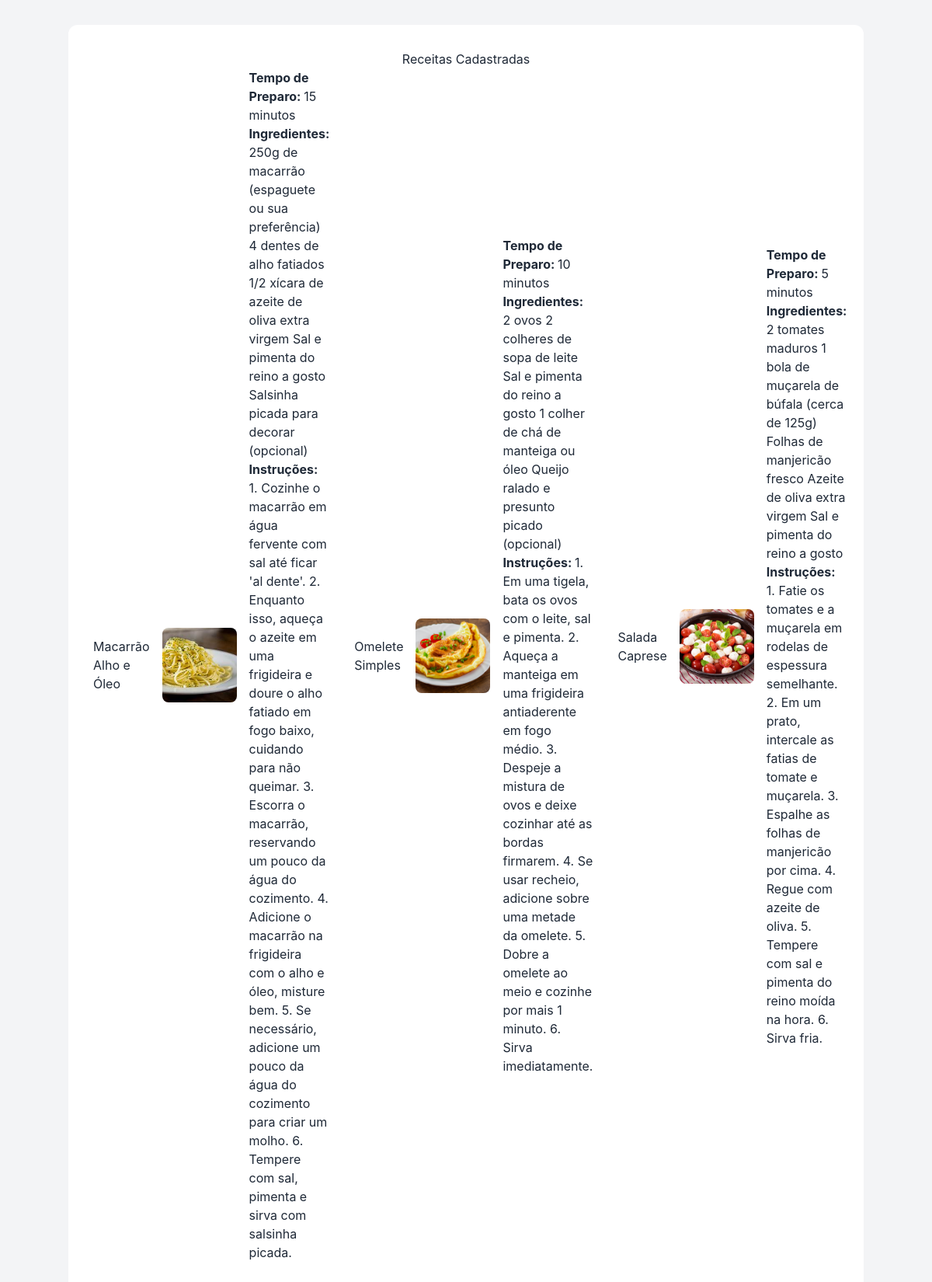
The app's page /recipes/ with its own data.
### recipes/models.py (models this page shows, shortened)
class Recipe(models.Model):
    title = models.CharField(max_length=200)
    description = models.TextField()
    ingredients = models.TextField()
    instructions = models.TextField()
    cooking_time = models.IntegerField(help_text="Cooking time in minutes")
    created_at = models.DateTimeField(auto_now_add=True)
    updated_at = models.DateTimeField(auto_now=True)
    image = models.ImageField(upload_to='recipes/', blank=True, null=True)
    class Meta:
        verbose_name_plural = 'Recipes'

### recipes/views.py (the view)
def recipe_list(request):
    recipes = Recipe.objects.all()
    return render(request, 'recipes/recipe_list.html', {'recipes': recipes})

### recipes/templates/recipes/recipe_list.html (shortened to what this page needs)
<!DOCTYPE html>
<html lang="pt-br">
<head>
    <script src="https://cdn.tailwindcss.com"></script>
</head>
<body>
    <div class="container">
        <h1>Receitas Cadastradas</h1>
        {% for recipe in recipes %}
            <div class="recipe-item">
                <h2>{{ recipe.title }}</h2>
                {% if recipe.image %}
                <img src="{{ recipe.image.url }}" alt="{{ recipe.title }}" style="max-width: 300px; max-height: 200px;">
            {% else %}
                <p><em>Imagem não disponível</em></p>
            {% endif %}
            <div class="recipe-content">
            <p><strong>Tempo de Preparo: </strong>{{ recipe.cooking_time }} minutos</p>
            <p><strong>Ingredientes: </strong>{{ recipe.ingredients }}</p>
            <p><strong>Instruções: </strong>{{ recipe.instructions }}</p>
            </div>
    {% empty %}
        <p>Nenhuma receita cadastrada.</p>
    {% endfor %}
    </div>
</body>
</html>

### recipes/templates/recipes/recipe_list.html (style rules this page uses)
body { font-family: 'Inter', sans-serif; background-color: #f3f4f6; color: #1f2937; line-height: 1.6; }
.container { max-width: 800px; margin: 2rem auto; padding: 2rem; background-color: #ffffff; border-radius: 0.75rem; box-shadow: 0 4px 6px -1px rgba(0,0,0,0,15), 0 2px 4px -1px rgba(0,0,0,0.06); }
h1 { color: #1f2937; font-size: 2.25rem; font-weight: 700; margin-bottom: 1.5rem; text-align: center; }
.recipe-item { display: flex; align-items: center; gap: 1rem; margin-bottom: 1.5rem; }
.recipe-item img { width: 96px; height: 96px; object-fit: cover; border-radius: 0.5rem; box-shadow: 0 1px 3px 0 rgba(0, 0, 0, 0.1)0 1px 2px 0 rgba(0, 0, 0, alpha); }
.recipe-content { flex-grow: 1 ; }
h2 { font-size: 1.5rem; font-weight: 600; color: #1f2937; margin-bottom: 0.75rem; margin-top: 0; }
p { margin-bottom: 0.5rem; }
strong { font-weight: 600; }

### records on screen
Recipe: title "Macarrão Alho e Óleo", image (picture), cooking_time "15", ingredients "250g de macarrão (espaguete ou sua preferência) 4 dentes de alho fatiados 1/2 xícara de azeite de oliva extra virgem Sal e pimenta do reino a gosto Salsinha picada para decorar (opcional)", instructions "1. Cozinhe o macarrão em água fervente com sal até ficar 'al dente'. 2. Enquanto isso, aqueça o azeite em uma frigideira e doure o alho fatiado em fogo baixo, cuidando para não queimar. 3. Escorra o macarrão, reservando um pouco da água do cozimento. 4. Adicione o macarrão na frigideira com o alho e óleo, misture bem. 5. Se necessário, adicione um pouco da água do cozimento para criar um molho. 6. Tempere com sal, pimenta e sirva com salsinha picada."
Recipe: title "Omelete Simples", image (picture), cooking_time "10", ingredients "2 ovos 2 colheres de sopa de leite Sal e pimenta do reino a gosto 1 colher de chá de manteiga ou óleo Queijo ralado e presunto picado (opcional)", instructions "1. Em uma tigela, bata os ovos com o leite, sal e pimenta. 2. Aqueça a manteiga em uma frigideira antiaderente em fogo médio. 3. Despeje a mistura de ovos e deixe cozinhar até as bordas firmarem. 4. Se usar recheio, adicione sobre uma metade da omelete. 5. Dobre a omelete ao meio e cozinhe por mais 1 minuto. 6. Sirva imediatamente."
Recipe: title "Salada Caprese", image (picture), cooking_time "5", ingredients "2 tomates maduros 1 bola de muçarela de búfala (cerca de 125g) Folhas de manjericão fresco Azeite de oliva extra virgem Sal e pimenta do reino a gosto", instructions "1. Fatie os tomates e a muçarela em rodelas de espessura semelhante. 2. Em um prato, intercale as fatias de tomate e muçarela. 3. Espalhe as folhas de manjericão por cima. 4. Regue com azeite de oliva. 5. Tempere com sal e pimenta do reino moída na hora. 6. Sirva fria."
